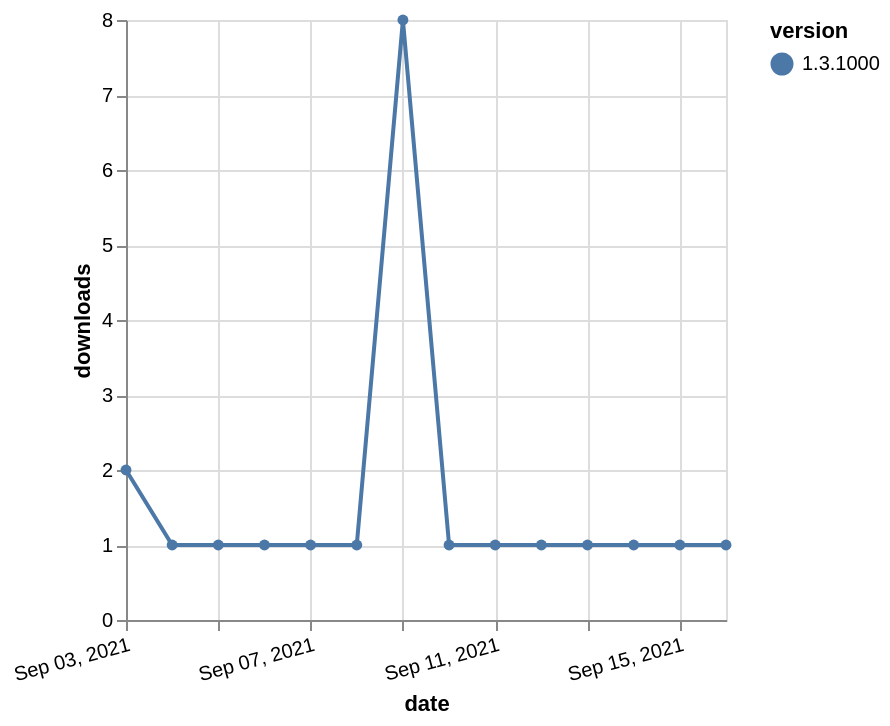

Describe this chart as a Vega-Lite specification.
### Vega-Lite specification from a JSON file in a GitHub repository (floating-point values rounded to 4 significant figures)
{"$schema": "https://vega.github.io/schema/vega-lite/v5.json", "description": "A simple bar chart with embedded data.", "data": {"values": [{"date": "2021-09-03", "total": 506, "delta": 2, "version": "1.3.1000"}, {"date": "2021-09-04", "total": 507, "delta": 1, "version": "1.3.1000"}, {"date": "2021-09-05", "total": 508, "delta": 1, "version": "1.3.1000"}, {"date": "2021-09-06", "total": 509, "delta": 1, "version": "1.3.1000"}, {"date": "2021-09-07", "total": 510, "delta": 1, "version": "1.3.1000"}, {"date": "2021-09-08", "total": 511, "delta": 1, "version": "1.3.1000"}, {"date": "2021-09-09", "total": 519, "delta": 8, "version": "1.3.1000"}, {"date": "2021-09-10", "total": 520, "delta": 1, "version": "1.3.1000"}, {"date": "2021-09-11", "total": 521, "delta": 1, "version": "1.3.1000"}, {"date": "2021-09-12", "total": 522, "delta": 1, "version": "1.3.1000"}, {"date": "2021-09-13", "total": 523, "delta": 1, "version": "1.3.1000"}, {"date": "2021-09-14", "total": 524, "delta": 1, "version": "1.3.1000"}, {"date": "2021-09-15", "total": 525, "delta": 1, "version": "1.3.1000"}, {"date": "2021-09-16", "total": 526, "delta": 1, "version": "1.3.1000"}]}, "width": "container", "mark": {"type": "line", "point": {"filled": true}}, "encoding": {"x": {"field": "date", "type": "temporal", "timeUnit": "yearmonthdate", "title": "date", "axis": {"labelAngle": -15}}, "y": {"field": "delta", "type": "quantitative", "title": "downloads"}, "color": {"field": "version", "type": "nominal"}, "tooltip": {"field": "delta"}}}
